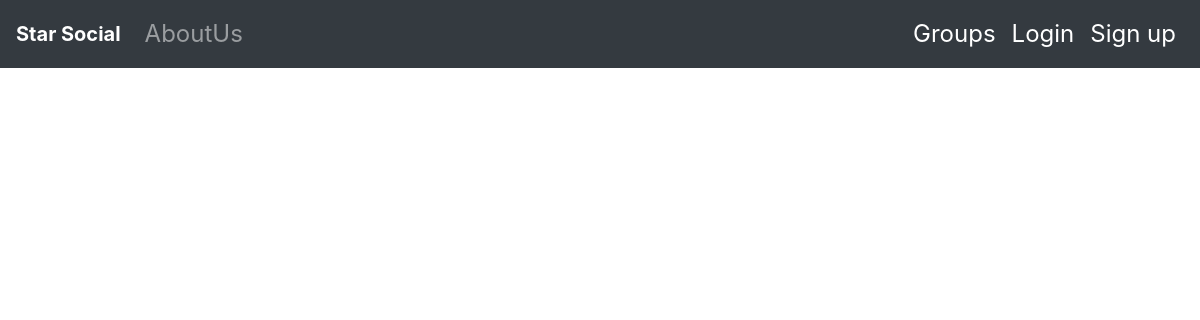
The app's page /posts/, older data.
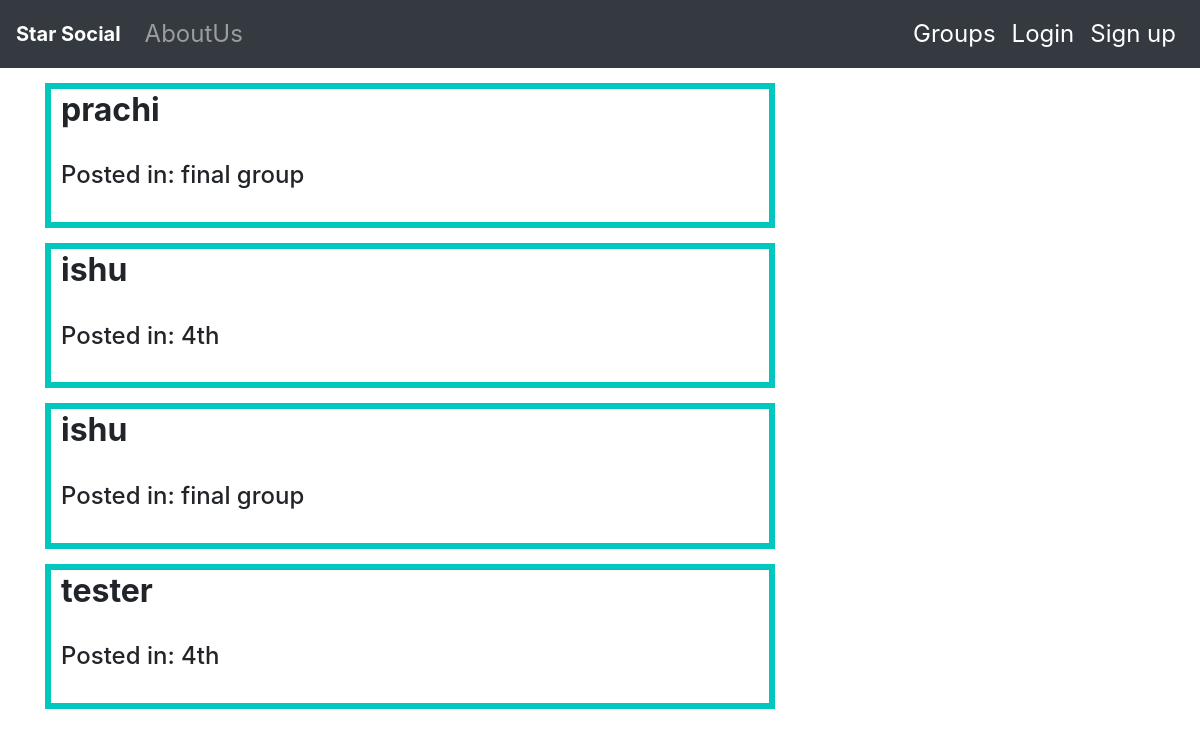
The same page, newer data.
### posts/models.py (models this page shows, shortened)
class Post(models.Model):
    user=models.ForeignKey(settings.AUTH_USER_MODEL,related_name='posts',on_delete=models.CASCADE)
    created_at=models.DateTimeField(auto_now=True)
    message=models.TextField()
    group=models.ForeignKey(Group,related_name='posts',null=True,blank=True,on_delete=models.CASCADE)
    class Meta:
        ordering =['-created_at']
        unique_together=['user','message']

### accounts/models.py (models this page shows, shortened)
class User(AbstractUser):
    email = models.EmailField(_('email address'), unique=True)

### groups/models.py (models this page shows, shortened)
class Group(models.Model):
    name=models.CharField(max_length=250,unique=True)
    slug=models.SlugField(allow_unicode=True,unique=True)
    description=models.TextField(blank=True,default='')
    members=models.ManyToManyField(settings.AUTH_USER_MODEL,through="Groupmember")
    class Meta:
        ordering =['name']

### posts/views.py (the view)
# urls.py: path('',PostList.as_view(),name='all'),
class PostList(ListView):
    model=Post

### posts/templates/posts/post_list.html
{% extends "post_base.html" %}
{% block post_content %}
<div class="col-md-8">
	{% for post in post_list %}
  {% include "_post.html" %}
	{% endfor %}
</div>
{% endblock %}

### posts/templates/_post.html (shortened to what this page needs)
<div class="post-media">
    <h2><b>{{post.user.username}}</b></h2>
    <br>
        <div class="media-body">
                {% if post.group %}
                    <h4>  Posted in: {{post.group.name}}</h4>
                    <br>
                {% endif %}
        </div>
    </div>

Row changes from the older to the newer data that the page shows:
added Post: user.username "prachi", group.name "final group"
added Post: user.username "ishu", group.name "4th"
added Post: user.username "ishu", group.name "final group"
added Post: user.username "tester", group.name "4th"
